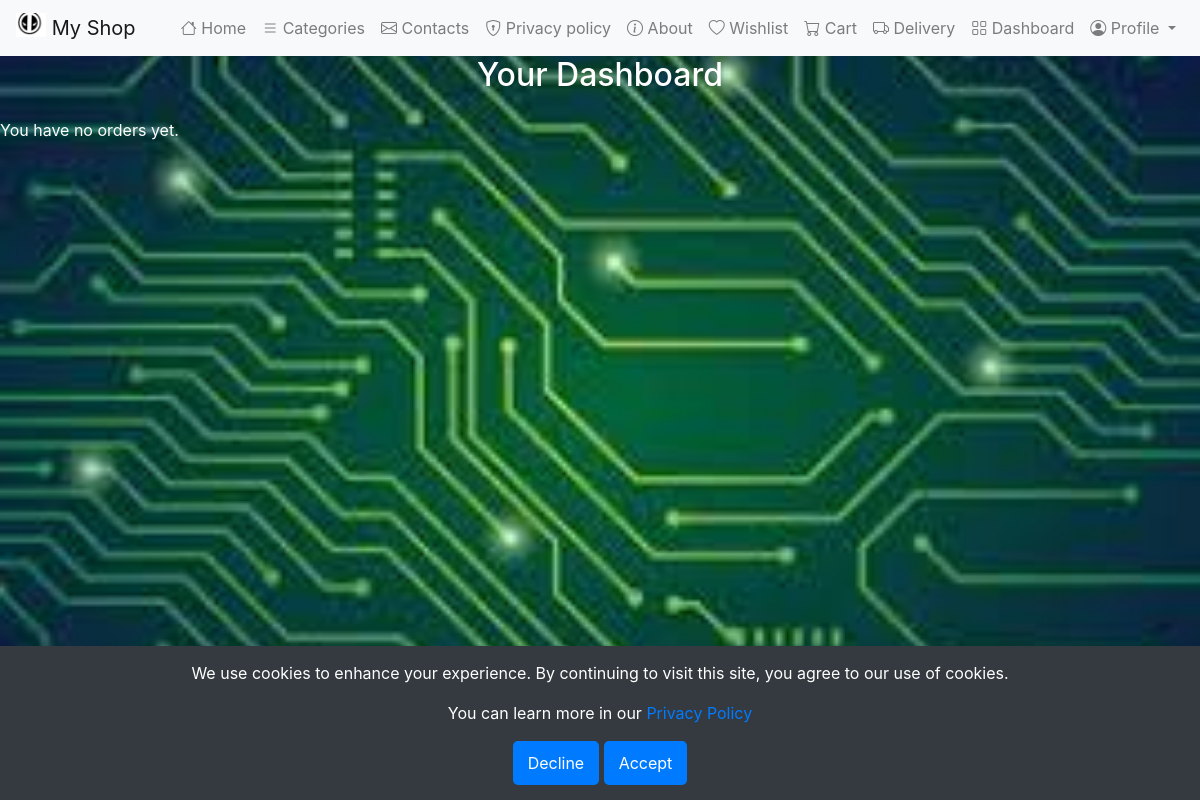
The app's page /dashboard/ (signed in), older data.
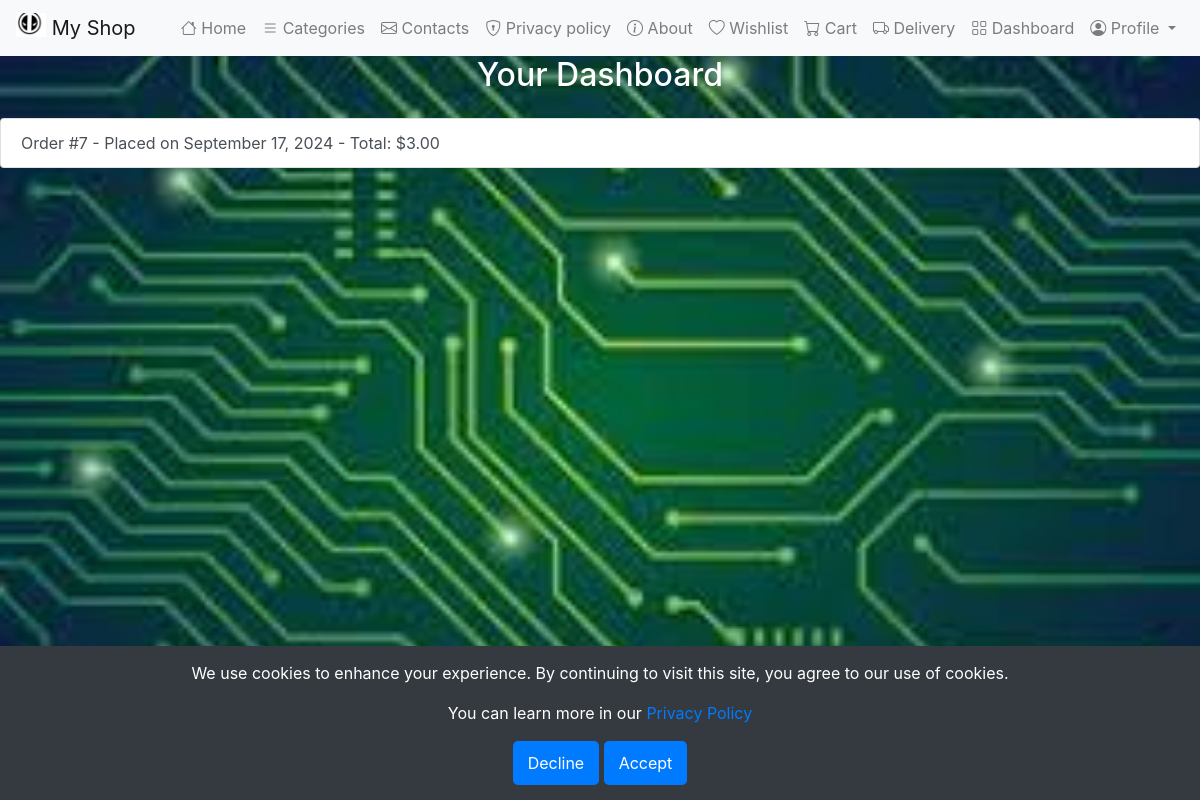
The same page, newer data.
### electronics_shop/electronics/models.py (models this page shows, shortened)
class Order(models.Model):
    MAX_TOTAL_PRICE_DIGITS = 10
    MAX_DECIMAL_PLACES = 2
    user = models.ForeignKey(User, on_delete=models.CASCADE, null=True, blank=True)
    created_at = models.DateTimeField(default=timezone.now)
    total_price = models.DecimalField(max_digits=MAX_TOTAL_PRICE_DIGITS, decimal_places=MAX_DECIMAL_PLACES)
    cart_data = models.JSONField(default=dict)  # To store cart items

### electronics_shop/dashboard/views.py (the view)
# urls.py: path('', dashboard_view, name='dashboard'),
def dashboard_view(request):
    orders = Order.objects.filter(user=request.user) if request.user.is_authenticated else None
    context = {
        'orders': orders
    }
    return render(request, 'dashboard/dashboard.html', context)

### templates/dashboard/dashboard.html (shortened to what this page needs)
{% extends 'base.html' %}
{% block content %}
<h2 class="mb-4 text-center">Your Dashboard</h2>
{% if orders %}
    <div class="list-group">
        {% for order in orders %}
        <a href="{% url 'order_detail' order.id %}" class="list-group-item list-group-item-action">
            Order #{{ order.id }} - Placed on {{ order.created_at|date:"F j, Y" }} - Total: ${{ order.total_price }}
        </a>
        {% endfor %}
    </div>
{% else %}
    <p>You have no orders yet.</p>
{% endif %}
{% endblock %}

Row changes from the older to the newer data that the page shows:
added Order: id "7", created_at "September 17, 2024", total_price "3.00"
Text that changed along with them:
text no longer shown: "You have no orders yet."
